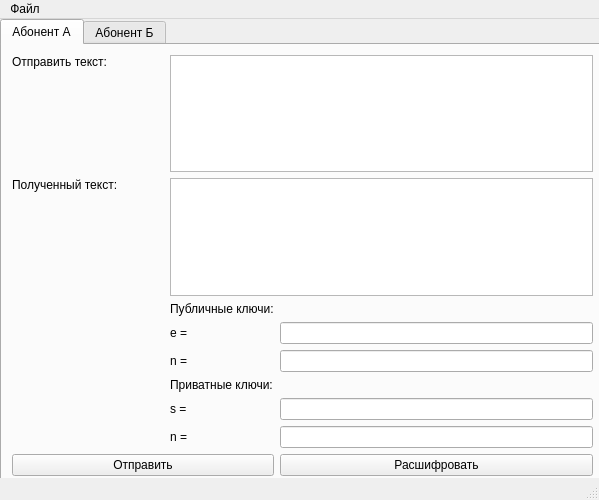
<?xml version="1.0" encoding="UTF-8"?>
<ui version="4.0">
 <class>MainWindow</class>
 <widget class="QMainWindow" name="MainWindow">
  <property name="geometry">
   <rect>
    <x>0</x>
    <y>0</y>
    <width>599</width>
    <height>500</height>
   </rect>
  </property>
  <property name="windowTitle">
   <string>RSA Scrambler</string>
  </property>
  <widget class="QWidget" name="centralwidget">
   <widget class="QTabWidget" name="tabWidget">
    <property name="geometry">
     <rect>
      <x>0</x>
      <y>0</y>
      <width>611</width>
      <height>471</height>
     </rect>
    </property>
    <property name="currentIndex">
     <number>0</number>
    </property>
    <widget class="QWidget" name="user_A">
     <attribute name="title">
      <string>Абонент А</string>
     </attribute>
     <widget class="QWidget" name="gridLayoutWidget_2">
      <property name="geometry">
       <rect>
        <x>10</x>
        <y>10</y>
        <width>581</width>
        <height>421</height>
       </rect>
      </property>
      <layout class="QGridLayout" name="gridLayout_3">
       <item row="7" column="2">
        <widget class="QLabel" name="label_17">
         <property name="text">
          <string>n =</string>
         </property>
        </widget>
       </item>
       <item row="3" column="2">
        <widget class="QLabel" name="label_18">
         <property name="text">
          <string>e =</string>
         </property>
        </widget>
       </item>
       <item row="0" column="2" colspan="2">
        <widget class="QTextEdit" name="enterText_A"/>
       </item>
       <item row="5" column="2">
        <widget class="QLabel" name="label_19">
         <property name="text">
          <string>Приватные ключи:</string>
         </property>
        </widget>
       </item>
       <item row="0" column="0">
        <widget class="QLabel" name="label_20">
         <property name="text">
          <string>Отправить текст:</string>
         </property>
         <property name="alignment">
          <set>Qt::AlignLeading|Qt::AlignLeft|Qt::AlignTop</set>
         </property>
        </widget>
       </item>
       <item row="2" column="2">
        <widget class="QLabel" name="label_21">
         <property name="text">
          <string>Публичные ключи:</string>
         </property>
        </widget>
       </item>
       <item row="4" column="2">
        <widget class="QLabel" name="label_22">
         <property name="text">
          <string>n = </string>
         </property>
        </widget>
       </item>
       <item row="4" column="3">
        <widget class="QLineEdit" name="pub_key_n_A"/>
       </item>
       <item row="6" column="2">
        <widget class="QLabel" name="label_23">
         <property name="text">
          <string>s =</string>
         </property>
        </widget>
       </item>
       <item row="3" column="3">
        <widget class="QLineEdit" name="pub_key_e_A"/>
       </item>
       <item row="6" column="3">
        <widget class="QLineEdit" name="priv_key_s_A"/>
       </item>
       <item row="7" column="3">
        <widget class="QLineEdit" name="priv_key_n_A"/>
       </item>
       <item row="0" column="1">
        <spacer name="horizontalSpacer_3">
         <property name="orientation">
          <enum>Qt::Horizontal</enum>
         </property>
         <property name="sizeType">
          <enum>QSizePolicy::Minimum</enum>
         </property>
         <property name="sizeHint" stdset="0">
          <size>
           <width>40</width>
           <height>20</height>
          </size>
         </property>
        </spacer>
       </item>
       <item row="1" column="0">
        <widget class="QLabel" name="label_24">
         <property name="text">
          <string>Полученный текст:</string>
         </property>
         <property name="alignment">
          <set>Qt::AlignLeading|Qt::AlignLeft|Qt::AlignTop</set>
         </property>
        </widget>
       </item>
       <item row="1" column="2" colspan="2">
        <widget class="QTextEdit" name="receivedText_A">
         <property name="readOnly">
          <bool>true</bool>
         </property>
        </widget>
       </item>
       <item row="8" column="3">
        <widget class="QPushButton" name="encode_A">
         <property name="text">
          <string>Расшифровать</string>
         </property>
        </widget>
       </item>
       <item row="8" column="0" colspan="3">
        <widget class="QPushButton" name="send_A">
         <property name="text">
          <string>Отправить</string>
         </property>
        </widget>
       </item>
      </layout>
     </widget>
    </widget>
    <widget class="QWidget" name="user_B">
     <attribute name="title">
      <string>Абонент Б</string>
     </attribute>
     <widget class="QWidget" name="gridLayoutWidget_3">
      <property name="geometry">
       <rect>
        <x>10</x>
        <y>10</y>
        <width>581</width>
        <height>421</height>
       </rect>
      </property>
      <layout class="QGridLayout" name="gridLayout_6">
       <item row="7" column="2">
        <widget class="QLabel" name="label_41">
         <property name="text">
          <string>n =</string>
         </property>
        </widget>
       </item>
       <item row="3" column="2">
        <widget class="QLabel" name="label_42">
         <property name="text">
          <string>e =</string>
         </property>
        </widget>
       </item>
       <item row="0" column="2" colspan="2">
        <widget class="QTextEdit" name="enterText_B"/>
       </item>
       <item row="5" column="2">
        <widget class="QLabel" name="label_43">
         <property name="text">
          <string>Приватные ключи:</string>
         </property>
        </widget>
       </item>
       <item row="0" column="0">
        <widget class="QLabel" name="label_44">
         <property name="text">
          <string>Отправить текст:</string>
         </property>
         <property name="alignment">
          <set>Qt::AlignLeading|Qt::AlignLeft|Qt::AlignTop</set>
         </property>
        </widget>
       </item>
       <item row="2" column="2">
        <widget class="QLabel" name="label_45">
         <property name="text">
          <string>Публичные ключи:</string>
         </property>
        </widget>
       </item>
       <item row="4" column="2">
        <widget class="QLabel" name="label_46">
         <property name="text">
          <string>n = </string>
         </property>
        </widget>
       </item>
       <item row="4" column="3">
        <widget class="QLineEdit" name="pub_key_n_B"/>
       </item>
       <item row="6" column="2">
        <widget class="QLabel" name="label_47">
         <property name="text">
          <string>s =</string>
         </property>
        </widget>
       </item>
       <item row="3" column="3">
        <widget class="QLineEdit" name="pub_key_e_B"/>
       </item>
       <item row="6" column="3">
        <widget class="QLineEdit" name="priv_key_s_B"/>
       </item>
       <item row="7" column="3">
        <widget class="QLineEdit" name="priv_key_n_B"/>
       </item>
       <item row="0" column="1">
        <spacer name="horizontalSpacer_6">
         <property name="orientation">
          <enum>Qt::Horizontal</enum>
         </property>
         <property name="sizeType">
          <enum>QSizePolicy::Minimum</enum>
         </property>
         <property name="sizeHint" stdset="0">
          <size>
           <width>40</width>
           <height>20</height>
          </size>
         </property>
        </spacer>
       </item>
       <item row="1" column="0">
        <widget class="QLabel" name="label_48">
         <property name="text">
          <string>Полученный текст:</string>
         </property>
         <property name="alignment">
          <set>Qt::AlignLeading|Qt::AlignLeft|Qt::AlignTop</set>
         </property>
        </widget>
       </item>
       <item row="1" column="2" colspan="2">
        <widget class="QTextEdit" name="receivedText_B">
         <property name="readOnly">
          <bool>true</bool>
         </property>
        </widget>
       </item>
       <item row="8" column="3">
        <widget class="QPushButton" name="encode_B">
         <property name="text">
          <string>Расшифровать</string>
         </property>
        </widget>
       </item>
       <item row="8" column="0" colspan="3">
        <widget class="QPushButton" name="send_B">
         <property name="text">
          <string>Отправить</string>
         </property>
        </widget>
       </item>
      </layout>
     </widget>
    </widget>
   </widget>
  </widget>
  <widget class="QStatusBar" name="statusbar"/>
  <widget class="QMenuBar" name="menubar">
   <property name="geometry">
    <rect>
     <x>0</x>
     <y>0</y>
     <width>599</width>
     <height>22</height>
    </rect>
   </property>
   <widget class="QMenu" name="menuFile">
    <property name="title">
     <string>Файл</string>
    </property>
    <addaction name="actionGenerate_public_and_private_keys"/>
    <addaction name="actionAbout"/>
    <addaction name="actionExit"/>
   </widget>
   <addaction name="menuFile"/>
  </widget>
  <action name="actionGenerate_public_and_private_keys">
   <property name="text">
    <string>Генерация ключей</string>
   </property>
  </action>
  <action name="actionAbout">
   <property name="text">
    <string>Об программе</string>
   </property>
  </action>
  <action name="actionExit">
   <property name="text">
    <string>Закрыть программу</string>
   </property>
  </action>
 </widget>
 <resources/>
 <connections/>
</ui>
